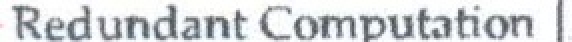
//> input picture ocr/temp.ppm, 286 x 21 px (shown 2 times larger)
$ ./legendDetection2 temp.ppm temp.png out.png   (built with g++ and OpenCV 4)
//> lines starting //> are read from the running program, lines starting //| are printed output that depends on the picture; after the words box and inside, x2 and y2 are one past the last pixel; in counts of white or black regions, pixels touching at a corner belong together
#include "opencv2/highgui/highgui.hpp"
#include "opencv2/imgproc/imgproc.hpp"
#include <iostream>
#include <stdio.h>
#include <stdlib.h>
//#include "stdafx.h"
#include "opencv2/core/core.hpp"
#include "opencv2/opencv.hpp"
#include <opencv2/objdetect/objdetect.hpp>
#include <fstream>
#include <math.h>
#include <vector>
#include <map>
#include <string>
#include <stdio.h>
//

using namespace cv;
using namespace std;

string tessy(Mat legend) {
  // expand it around the edges
  Mat largerImage(Size(legend.cols*1.25,legend.rows*1.25),legend.type());
  largerImage = Scalar(255,255,255);
  legend.copyTo(largerImage(Rect(legend.cols*0.125,legend.rows*0.125,legend.cols,legend.rows)));
  imwrite("output.jpg",largerImage);
  char buf1[1000],buf2[1000];
  remove("temp.ppm");remove("temp.png");
  sprintf(buf1,"convert output.jpg temp.ppm");
  sprintf(buf2,"unpaper  --no-mask-center --no-border-align temp.ppm temp.png");
  system(buf1);
  system(buf2);
  system("tesseract temp.png dig_out -psm 7");
   char txt[1024];
  ifstream in;
  in.open("dig_out.txt");
  in.getline(txt, 1000, '\n');
  in.close();
  return string(txt);
}

// crops rectangle to stay within image.
Rect cropRect(Rect r, cv::Size size) {
  Point tl(max(r.tl().x, 0), max(r.tl().y, 0));
  Point br(min(r.br().x, size.width-1), min(r.br().y, size.height-1));
  return Rect(tl, br);
}


int main(int argc, char const *argv[]){
  // outputs image with legend removed. need to furtehr remove the legend box (if any) frm that.
  if (argc != 4) {
    printf("usage: ./legendDetection2 <uncolored> <original> <outname>\n");
    return 0;
  }
  Mat uc = imread(argv[1], 0);
//> uc: 21 rows x 286 cols, CV_8UC1; min 79, max 255, mean 212.8
  // crop from left and right a little just to remove those shitty axis points
  // Rect imgRect(Point(uc.cols*0.05,0), Point(uc.cols*0.95-1, uc.rows-1));
  // uc = uc(imgRect);
  // erode in y direction to connect all the legends, this would give us a region to segment later.
  Mat lgBox = uc.clone();
  // opening operation ftw
  morphologyEx( lgBox, lgBox, MORPH_OPEN, getStructuringElement(MORPH_RECT, Size(uc.cols*0.01, uc.rows*0.1)) );
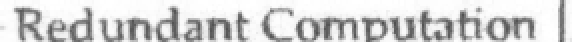
//> lgBox: 21 rows x 286 cols, CV_8UC1 (shown 2 times larger); min 79, max 255, mean 211.8
  // choosing largest contour!
  cv::threshold(lgBox, lgBox,100, 255, CV_THRESH_BINARY_INV );
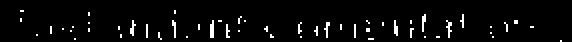
//> lgBox: 21 rows x 286 cols, CV_8UC1 (shown 2 times larger); 3.6% white in thin lines or dots, all inside (x1, y1, x2, y2) = (10, 5, 281, 21)
  std::vector<std::vector<cv::Point> > contours, rectContours;
  std::vector<cv::Vec4i> hierarchy;
  cv::findContours(lgBox, contours, hierarchy, CV_RETR_EXTERNAL, CV_CHAIN_APPROX_SIMPLE);
//> contours = 53 contours, all with area under 20
  if (contours.size() == 0) {
    // no contours, output 0
    printf("0\n");
    return 0;
  }
  float maxArea = 0;
  vector<Point> largest = contours[0];
//> largest = 1 Point (x, y): [280, 20]
  for (int i = 0; i < contours.size(); ++i)
  {
    float ctArea = contourArea(contours[i]);
    if (ctArea > maxArea) {
      maxArea = ctArea;
      largest = contours[i];
    }
  }
//> this loop made 53 passes
//> (ctArea, maxArea, largest) on passes 9, 17: (0.5, 0.5, 3 Points (x, y): [135, 17], [135, 18], [136, 18]), (1, 1, 4 Points (x, y): [183, 14], [183, 15], [184, 15], [184, 14])
//> (ctArea, maxArea) on passes 29, 34, 38, 40, 44: (1.5, 1.5), (2.5, 2.5), (3.5, 3.5), (4, 4), (6.5, 6.5)
//> after the loop, maxArea = 6.5; largest = 5 Points (x, y): [106, 10], [106, 11], [105, 12], [105, 18], [106, 18]
  Rect lgdRect = boundingRect(largest);
//> lgdRect = Rect(105, 10, 2, 9)
  Mat lgdImg = uc(lgdRect).clone();
//> lgdImg = [[91, 135], [82, 106], [94, 132], [102, 141], [95, 169], [99, 159], [106, 168], [94, 167], [126, 156]]
  // open along x direction now
//> (the run ends here: the program stops with an error, at `morphologyEx( lgdImg, lgdImg, MORPH_OPEN, getStructuringElement(MORPH_..`)

$ run again, with ocr/sel.png saved as ocr/temp.ppm
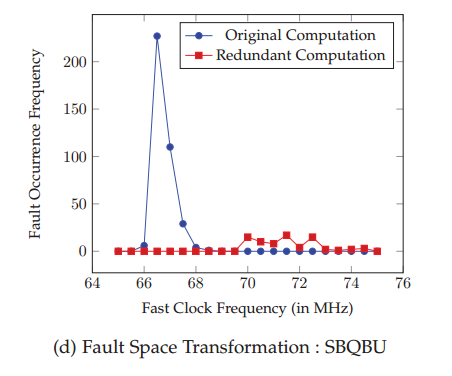
//> input picture ocr/sel.png, 452 x 376 px
//> `cv::threshold(lgBox, lgBox,100, 255, CV_THRESH_BINARY_INV );`:
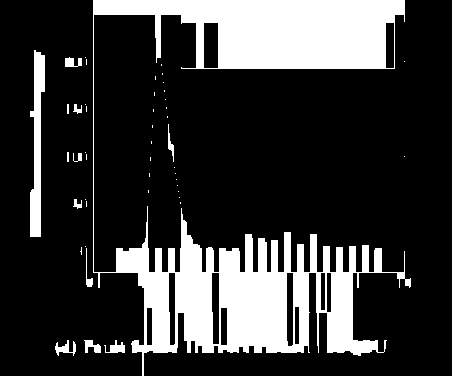
//> lgBox: 376 rows x 452 cols, CV_8UC1; 21.8% white; 47 white regions (34 under 20 px)
//> `cv::findContours(lgBox, contours, hierarchy, CV_RETR_EXTERNAL, CV_CHAI..`: contours = 47 contours, 36 with area under 20; largest, box (x1, y1, x2, y2) and area: (93, 0, 411, 376) 35584, (30, 50, 45, 237) 1458, (55, 340, 76, 356) 107, (104, 340, 125, 353) 106, (84, 340, 101, 353) 101
//> `vector<Point> largest = contours[0];`: largest = contour of 27 points, box (x1, y1, x2, y2) (104, 340, 125, 353), area 106
//> the loop `for (int i = 0; i < contours.size(); ++i)` made 47 passes
//> (ctArea, maxArea) on passes 1, 3, 46, 47: (105.5, 105.5), (107, 107), (1458, 1458), (35584, 35584)
//> after the loop `for (int i = 0; i < contours.size(); ++i)`: maxArea = 35584; largest = 411 Points (x, y), first 12: [93, 0], [93, 272], [97, 272], [98, 273], [98, 287], [99, 287], [99, 273], [100, 272], [137, 272], [138, 273], [138, 285], [141, 285]
//> lgdRect = Rect(93, 0, 318, 376)
//> `cv::findContours(lgdImg, contours, hierarchy, CV_RETR_EXTERNAL, CV_CHA..`: contours = 38 contours, 30 with area under 20; largest, box (x1, y1, x2, y2) and area: (0, 14, 318, 69) 4870, (0, 232, 318, 255) 3818, (0, 340, 318, 358) 3475, (0, 278, 318, 288) 2670, (50, 302, 259, 317) 1707, (52, 220, 93, 227) 96, (57, 141, 80, 151) 64, (0, 266, 318, 273) 42
//> the loop `for (int i = 0; i < contours.size(); i++)` made 38 passes
//> `contours = contours_;`: contours = 8 contours, 1 with area under 20; largest, box (x1, y1, x2, y2) and area: (0, 14, 318, 69) 4870, (0, 232, 318, 255) 3818, (0, 340, 318, 358) 3475, (0, 278, 318, 288) 2670, (50, 302, 259, 317) 1707, (52, 220, 93, 227) 96, (0, 266, 318, 273) 42
//| num Countours = 8
//> the loop `for (int i= 0; i < contours.size(); i++)` made 8 passes
//> after the loop `for (int i= 0; i < contours.size(); i++)`:
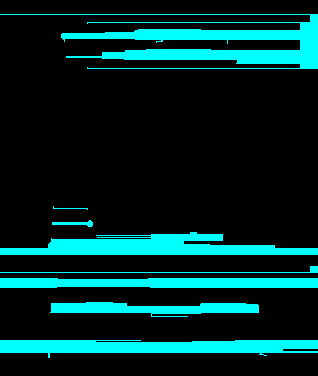
//> drawing: 376 rows x 318 cols, CV_8UC3; mean B, G, R 42.3, 42.3, 0
